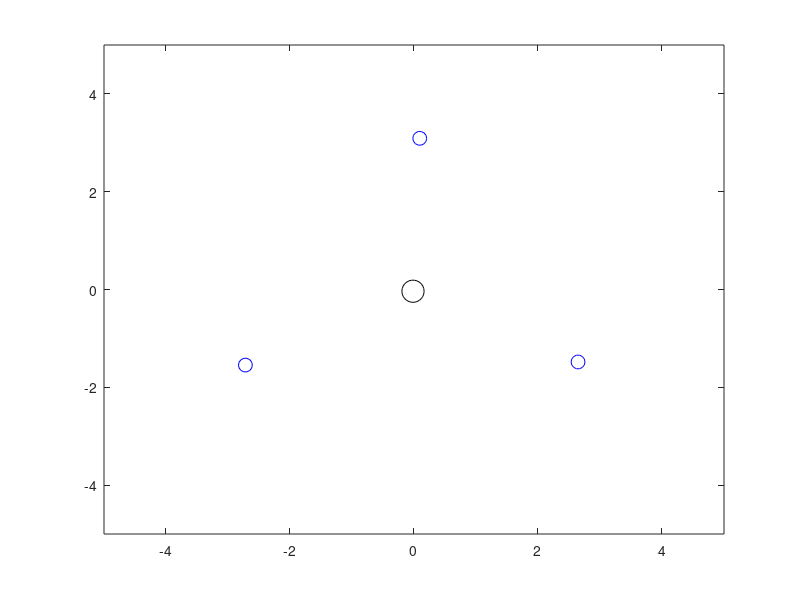

Source code (MATLAB): (Note: this script raises an error after producing the figure.)
% master - nodes communication prototype with CSMA/CA algorithm;
% Zach - June 11, 20115


close all
clc



% %---------------------Input Parameters---------------------------{
% n=input('Number of nodes [5]? ');
% 
% if length(n)==0
% 
%    n=5;
% 
% end
% 
% frame_size=input('Average Transmission Time (packet size) [5]? ');
% 
% if length(frame_size)==0
% 
%    frame_size=zeros(n+1,1)+10;
% 
% end
% 
% 
% 
% simulation_time=input('Simulation Time in ms (SlotTime=2) [600]? ');%ms
% 
% if length(simulation_time)==0
% 
%    simulation_time=600;
% 
% 
% end
% 
% %---------------------Input Parameters---------------------------}

 n=3;
 simulation_time=100;
 frame_size=zeros(n+1,1)+10;
 max_DIFS=6;
 visualize=1;
 r=3;
 random_prob=0.1;
 movepara=5;
 totalFrame = 0;

global plot_flag;
plot_flag=zeros(n+1,6);  %col1:flag  col2:send/ack col3:sendingx col4 sendingy col5:revx col6 revy



% Simulation parameter
% All the status are measured by slot
% SIFS: 2 slots;
% DIFS: 2 slots + SIFS;
% PIFS: 1 slots + SIFS;
% Frame size(each): 2 slot;
% ACK: 2 slot;


%State table
% 0: idle(nothing to send)
% 1: waiting for the media available (have something to send)
% 2: Free media and wait for DIFS (have something to send)
% 3: Sending Data
% 4: waiting for SIFS
% 5: sending ACK
% 6: wait for ACK
% 7: recieving Data
% -1: Random back-off,  not receiving ACK (Data collision)


% In the simulation all the nodes only talk to master, master can talk to 
% each nodes; frames size are fixed


% rows represent which node columes represent time
status_matrix =  zeros(n+1,simulation_time);  %status of each node, the first row is master's status
next_status_timer = zeros(n+1,simulation_time); %count the time left for current status
comm_matrix = zeros(n+1,simulation_time);     %which node has something to send at the time
ack_matrix = zeros(n+1,simulation_time);
back_off_counter=zeros(n+1,1);
first_frame_flag=zeros(n+1,1);
t_send = 0;
t_rec = 0;
t_colli = 0;
priority_matrix=zeros(n+1,1);   %now we only support 2 priorities high and low their DIFS is 3 and 4 slots
for i=2:n+1
    rng('shuffle');
    priority_matrix(i, 1) = randi([1 3]);
end
%comm_matrix(2,1)=1;
%comm_matrix(3,1)=1;


if visualize==1
    masterx=0;
    mastery=0;
    figure
    %plot master and slave nodes
    x_position=zeros(1,n);
    y_position=zeros(1,n);
    for i=1:360/n:360
        x_position(floor(i*n/360)+1)=r*sin(i/360*2*pi);
        y_position(floor(i*n/360)+1)=r*cos(i/360*2*pi);

    end 
    x_position=[masterx x_position];
    y_position=[mastery y_position];
    h(1)=plot(x_position(1),y_position(1),'or','MarkerSize',16,'MarkerEdgeColor','k','Marker','o');
    hold on;
    for i=2:n+1
        h(i)=plot(x_position(i),y_position(i),'or','MarkerSize',10,'MarkerEdgeColor','b','Marker','o');
    end
    axis([-5 5 -5 5]);
    position=[x_position;y_position];
    
end
    



for clock= 2: simulation_time
    
   %random location generator 
   if visualize==1
       random = (rand(2,n+1)-0.5)/movepara;
       position=position+random;
       x_position=position(1,:);
       y_position=position(2,:);
       for i=1:n+1
           set(h(i),'XData',position(1,i),'YData',position(2,i))
           pause(0.015);
       end
   end
    
    
    
    
   % random frame generator 
   for i=2:n+1
        if(comm_matrix(i,clock-1)==0&&status_matrix(i,clock-1)~=4)
            rng('shuffle');
            if(rand(1)<random_prob)
                station = 1;
                comm_matrix(i,clock-1)= station;
                first_frame_flag(i)=1;
            end
        end

    end    
    
    %comm_table is not 0 means have something to send;
    %first fill the current status matrix with sending status;
    [status,timer,flag] = working_node(status_matrix(:,clock-1),next_status_timer(:,clock-1),frame_size,first_frame_flag);
    status_matrix(:,clock) = status;
    next_status_timer(:,clock) = timer;
    first_frame_flag = flag;
    
    
    

    
    %now update current status and timer based on previous status and timer
    %update comm_matrix also;
    [status,timer,comm,counter,flag,ack,send,rec,colli] = state_machine(status_matrix(:,clock-1:clock),next_status_timer(:,clock-1),comm_matrix(:,clock-1)...
        ,frame_size,back_off_counter,first_frame_flag,priority_matrix,max_DIFS,x_position,y_position,ack_matrix(:,clock-1));
    status_matrix(:,clock) = status;
    next_status_timer(:,clock) = timer;
    comm_matrix(:,clock) = comm;
    back_off_counter = counter;
    first_frame_flag = flag;
    ack_matrix(:,clock)=ack;
    t_send = t_send + send;
    t_rec = t_rec +rec;
    t_colli = t_colli + colli;
    
    
    
    
    
    %plot the sending/Ack signal

    if visualize==1
        if(sum(plot_flag(:,1))>=1)
            plot_line;
        end
    end
    

    ss=1;

end





figure
%Visualize states Matrix 
imagesc(status_matrix);            %# Create a colored plot of the matrix values
%colormap(flipud(gray));  %# Change the colormap to gray (so higher values are
                         %#   black and lower values are white)
                         
textStrings = num2str(status_matrix(:),'%i');  %# Create strings from the matrix values
textStrings = strtrim(cellstr(textStrings));  %# Remove any space padding
[x,y] = meshgrid(1:size(status_matrix,2),1:size(status_matrix,1));   %# Create x and y coordinates for the strings
hStrings = text(x(:),y(:),textStrings(:)...      %# Plot the strings
                );      
            

set(gca,'YTick',1:n+1,...                       %# Change the axes tick marks
'YTickLabel',{'Master','Slave1','Slave2','Slave3','Slave4','Slave5','Slave6','Slave7','Slave8','Slave9','Slave10'},...
'TickLength',[0 0]);

title('CSMA/CA Simulation result')

sss=1;
t_send   %# T?ng frame ???c g?i
t_rec    %# T?ng frame nh?n ???c
t_colli  %# S? l??ng collision x?y ra






























